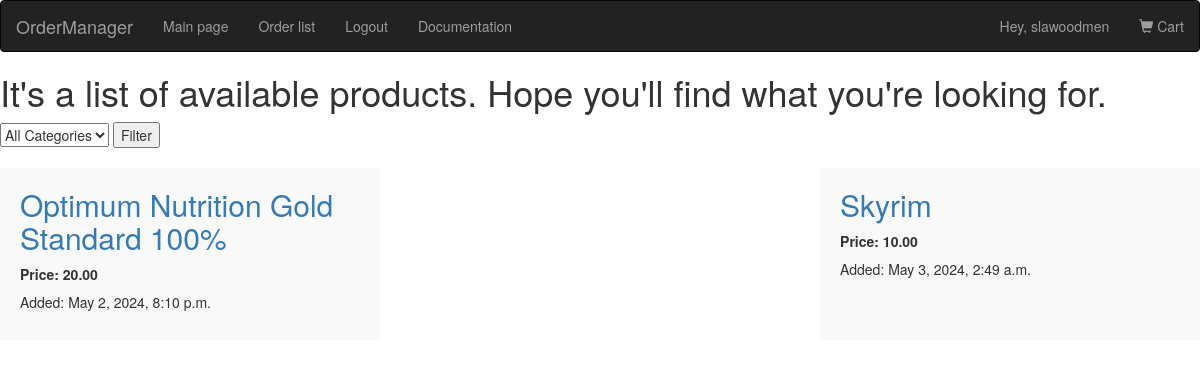
The page / (signed in) on the database its author committed.
### users/models.py (models this page shows, shortened)
class User(AbstractUser):
    class Role(models.TextChoices):
        USER = "USER", "user"
        ADMIN = "ADMIN", "admin"
    base_role = Role.USER
    role = models.CharField(max_length=50, choices=Role.choices, blank=True, null=True)

### market/models.py (models this page shows, shortened)
class Product(models.Model):
    category = models.ForeignKey(Category, on_delete=models.SET_NULL, null=True)
    name = models.CharField(max_length=150, blank=True, null=True)
    image = models.ImageField(upload_to='products/', default='/default/image.jpg')
    price = models.DecimalField(max_digits=10, decimal_places=2, blank=True, null=True)
    short_description = models.TextField(max_length=200, blank=True, null=True)
    description = RichTextField()
    old_price = models.DecimalField(
        default=None, max_digits=10, decimal_places=2, blank=True, null=True
    )
    created = models.DateTimeField(
        auto_now_add=False, blank=True, null=True, default=timezone.now
    )

### market/views.py (the view)
# urls.py: path("", views.MainPageView.as_view(), name="main"),
class MainPageView(View):
    def get(self, request):
        categories = Category.objects.all()
        products = Product.objects.all()
        category_id = request.GET.get('category')
        if category_id:
            products = products.filter(category_id=category_id)
        context = {"products": products, "categories": categories}
        return render(request, "market/main.html", context)

### market/templates/market/main.html (shortened to what this page needs)
{% extends "main.html" %}
{% block content %}
<section>
    {% if products %}
    <h1>It's a list of available products. Hope you'll find what you're looking for.</h1>
    <form method="GET">
        <select name="category">
            <option value="">All Categories</option>
        </select>
        <button type="submit">Filter</button>
    </form>
    <div class="product-list">
        {% for product in products %}
        <div class="product-item">
            <a href="{% url 'product-view' pk=product.id %}"><h2>{{ product.name }}</h2></a>
            <ul>
                <li>
                    {% if product.discounted_price %}
                    <span class="original-price">Price: {{ product.price }}</span>
                    <span class="discounted-price">{{ product.discounted_price }}</span>
                    {% else %}
                    <span class="price">Price: {{ product.price }}</span>
                    {% endif %}
                </li>
                <li>Added: {{ product.created }}</li>
            </ul>
        </div>
        {% endfor %}
    </div>
    {% endif %}
</section>
{% endblock %}

### templates/havbar.html (shortened to what this page needs)
{% load static %}
<!DOCTYPE html>
<html lang="en">
<head>
  <link rel="stylesheet" href="https://maxcdn.bootstrapcdn.com/bootstrap/3.4.1/css/bootstrap.min.css">
  <link rel="stylesheet" href="{% static 'styles/main.css' %}">
</head>
{% block content %}
<body>
<nav class="navbar navbar-inverse">
  <div class="container-fluid">
    <div class="navbar-header">
      <a class="navbar-brand" href="{% url 'main' %}">OrderManager</a>
    </div>
    <ul class="nav navbar-nav">
      <li><a href="{% url 'main' %}">Main page</a></li>
      <li><a href="{% url 'showorders' %}">Order list</a></li>
      {% if request.user.is_authenticated %}
      <li><a href="{% url 'logout' %}">Logout</a></li>
      {% else %}
      <li><a href="{% url 'login' %}">Login/Sign Up</a></li>
      {% endif %}
      <li><a href="{% url 'docs' %}">Documentation</a></li>
    </ul>
    <ul class="nav navbar-nav navbar-right">
      {% if request.user.is_authenticated %}
      <li><p class="navbar-text">Hey, {{ request.user }}</p></li>
      <li><a href="{% url 'cart'%}"><span class="glyphicon glyphicon-shopping-cart"></span> Cart</a></li>
      {% endif %}
    </ul>
  </div>
</nav>
</body>
{% endblock %}
</html>

### static/styles/main.css (style rules this page uses)
.product-list { display: flex; flex-wrap: wrap; justify-content: space-between; margin-top: 20px; }
.product-item { width: calc(33.33% - 20px); background-color: #f9f9f9; padding: 20px; margin-bottom: 20px; }
.product-item h2 { margin-top: 0; }
.product-item ul { list-style-type: none; margin: 0; padding: 0; }
.product-item li { margin-bottom: 8px; }
.price { font-weight: bold; }

### rows shown on the page
User: user "slawoodmen"
Product: name "Optimum Nutrition Gold Standard 100%", price "20.00", created "May 2, 2024, 8:10 p.m."
Product: name "Skyrim", price "10.00", created "May 3, 2024, 2:49 a.m."
